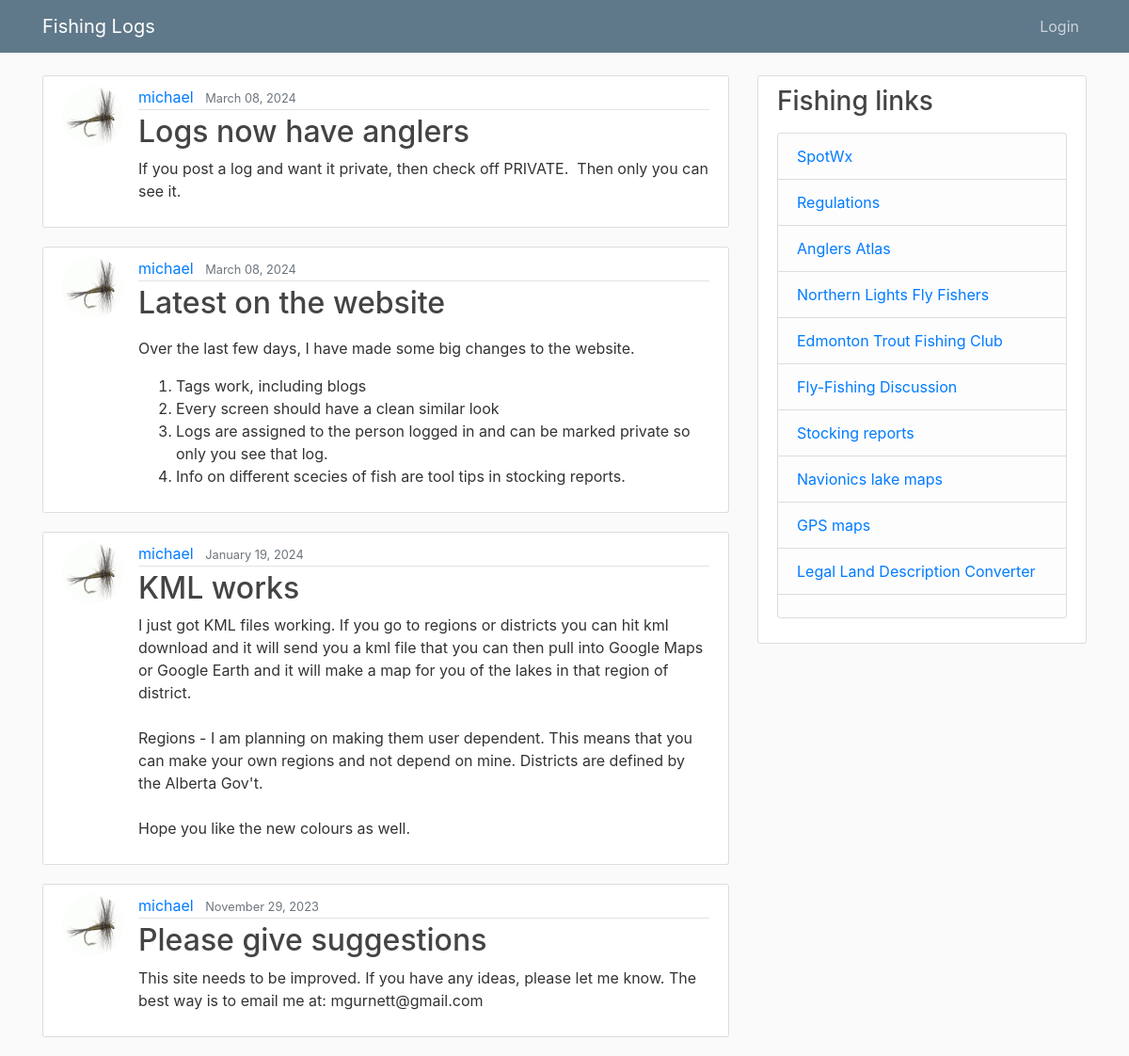
Screenshot of /blog/ with the database file from the repository.
### blog/models.py (models this page shows, shortened)
class Post(models.Model):
    title = models.CharField(max_length=100)
    content = RichTextField (blank=True, null=True)
    date_posted = models.DateTimeField(default=timezone.now)
    author = models.ForeignKey(User, on_delete=models.CASCADE)
    tags = TaggableManager(blank=True)

### users/models.py (models this page shows, shortened)
class Profile(models.Model):
    user = models.OneToOneField(User, on_delete=models.CASCADE)
    address = models.CharField (max_length=100, default = '10220 104 Ave NW')
    city = models.CharField (max_length=15, default = 'Edmonton')
    prov = models.CharField (max_length=5, default = 'AB')
    image = models.ImageField(default='default.jpg', upload_to='profile_pics')

### blog/views.py (the view)
# urls.py: path('', PostListView.as_view(), name='blog-home'),
class PostListView(ListView):
    model = Post
    template_name = 'blog/home.html'  # <app>/<model>_<viewtype>.html
    context_object_name = 'posts'
    ordering = ['-date_posted']
    paginate_by = 5

### blog/templates/blog/home.html (shortened to what this page needs)
{% extends "blog/base.html" %}
{% block content %}
    {% for post in posts %}
        <article class="media content-section">
          <img class="rounded-circle article-img" src="{{ post.author.profile.image.url }}">
          <div class="media-body">
            <div class="article-metadata">
              <a class="mr-2" href="{% url 'user-posts' post.author.username %}">{{ post.author }}</a>
              <small class="text-muted">{{ post.date_posted|date:"F d, Y" }}</small>
            </div>
            <h2><a class="article-title" href="{% url 'post-detail' post.id %}">{{ post.title }}</a></h2>
            <p class="article-content">{{ post.content | safe }}</p>
          </div>
        </article>
    {% endfor %}
{% endblock content %}

### static/blog/main.css (style rules this page uses)
body { background: #fafafa; color: #333333; margin-top: 5rem; }
h1, h2, h3, h4, h5, h6 { color: #444444; }
.content-section { background: #ffffff; padding: 10px 20px; border: 1px solid #dddddd; border-radius: 3px; margin-bottom: 20px; }
.article-title { color: #444444; }
.article-content { white-space: pre-line; }
.article-img { height: 65px; width: 65px; margin-right: 16px; }
.article-metadata { padding-bottom: 1px; margin-bottom: 4px; border-bottom: 1px solid #e3e3e3 }

### rows the page displays
Post: author.profile.image (placeholder picture), author "michael", date_posted "March 08, 2024", title "Logs now have anglers", content "If you post a log and want it private, then check off PRIVATE. Then only you can see it."
Post: author.profile.image (placeholder picture), author "michael", date_posted "March 08, 2024", title "Latest on the website", content "Over the last few days, I have made some big changes to the website. Tags work, including blogs Every screen should have a clean similar look Logs are assigned to the person logged in and can be marked private so only you see that log. Info on different scecies of fish are tool tips in stocking reports."
Post: author.profile.image (placeholder picture), author "michael", date_posted "January 19, 2024", title "KML works", content "I just got KML files working. If you go to regions or districts you can hit kml download and it will send you a kml file that you can then pull into Google Maps or Google Earth and it will make a map for you of the lakes in that region of district. Regions - I am planning on making them user dependent. This means that you can make your own regions and not depend on mine. Districts are defined by the Alberta Gov't. Hope you like the new colours as well."
Post: author.profile.image (placeholder picture), author "michael", date_posted "November 29, 2023", title "Please give suggestions", content "This site needs to be improved. If you have any ideas, please let me know. The best way is to email me at: mgurnett@gmail.com"
